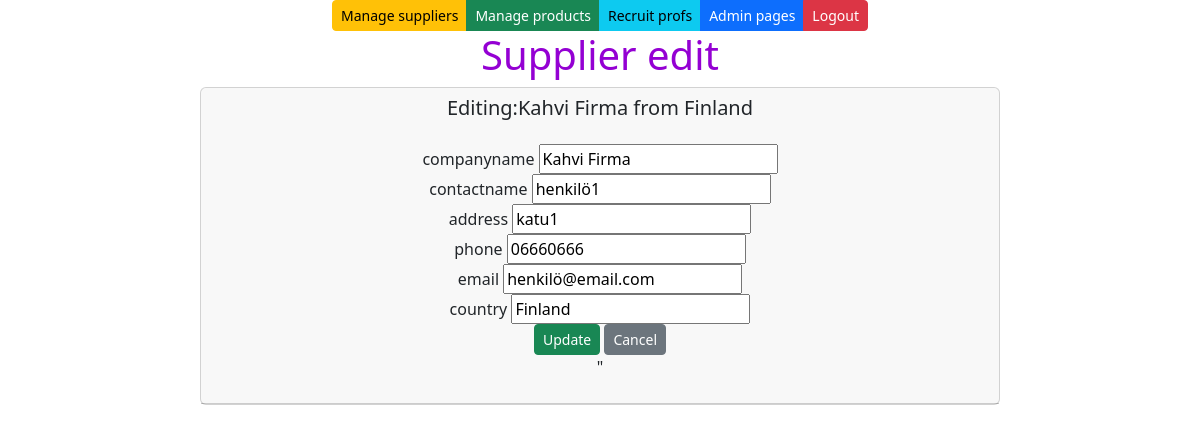
The app's page /edit-supplier-get/1/ with its own data.
### app/models.py (models this page shows, shortened)
class Supplier(models.Model):
    companyname = models.CharField(max_length=50, default="firma")
    contactname = models.CharField(max_length=50, default="firma")
    address = models.CharField(max_length=50, default="firma")
    phone = models.CharField(max_length=50, default="firma")
    email = models.CharField(max_length=50, default="firma")
    country = models.CharField(max_length=50, default="firma")

### app/views.py (the view)
# urls.py: path('edit-supplier-get/<int:id>/',edit_supplier_get),
def edit_supplier_get(request,id):
    supplier = Supplier.objects.get(id=id)
    context =  {'supplier': supplier}
    return render(request,"editsupp.html",context)

### app/templates/editsupp.html (shortened to what this page needs)
{% extends 'index.html' %}
{% block content %}
<h1>Supplier edit</h1>
<div class="card" style="max-width:50rem">
    <div class="card-header">
        <h5 class="card-text">Editing:{{supplier.companyname}} from {{supplier.country}}</h5>
        <div class="card-body">
            <form method="post" action="/edit-supplier-post/{{supplier.id}}/">
                <div class="form-group">
                    <label>companyname</label>
                    <input type="text" name="companyname" value="{{supplier.companyname}}" />
                </div>
                <div class="form-group">
                    <label>contactname</label>
                    <input type="text" name="contactname" value="{{supplier.contactname}}" />
                </div>
                <div class="form-group">
                    <label>address</label>
                    <input type="text" name="address" value="{{supplier.address}}" />
                </div>
                <div class="form-group">
                    <label>phone</label>
                    <input type="text" name="phone" value="{{supplier.phone}}" />
                </div>
                <div class="form-group">
                    <label>email</label>
                    <input type="text" name="email" value="{{supplier.email}}" />
                </div>
                <div class="form-group">
                    <label>country</label>
                    <input type="text" name="country" value="{{supplier.country}}" />
                </div>
                <input type="submit" value="Update" class="btn btn-success btn-sm" />
                <input type="button" onclick="window.location.href='/suppliers'" id="hide-btn"
                       value="Cancel" class="btn btn-secondary btn-sm" />
            </form>"
        </div>
    </div>
</div>
{% endblock %}

### app/static/style.css (style rules this page uses)
h1 { color: darkviolet; }

### records on screen
Supplier: companyname "Kahvi Firma", country "Finland", contactname "henkilö1", address "katu1", phone "06660666", email "henkilö@email.com"
